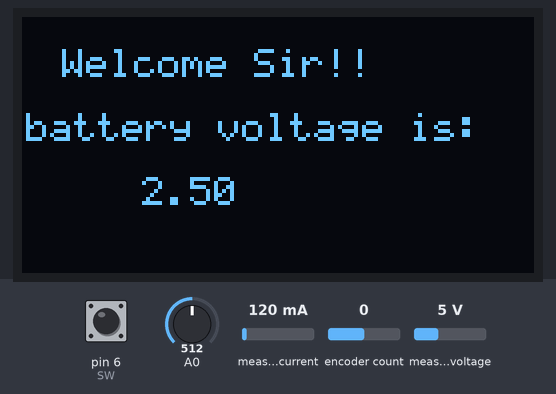
Recording of a sketch running on a simulated Arduino Uno, built with avr-gcc and run on an emulated ATmega328P. Shown: 128×64 one-colour display. The test bench sets the inputs (shaded band); at power-on: pin 6 (SW) HIGH, measured current 120 mA, measured voltage 5 V, A0 = 512, encoder count 0. Storage starts empty.

Above: at 0.8 s.
0.9 s: pin 6 (SW) pulled LOW for 3.2 s
At 4.1 s:
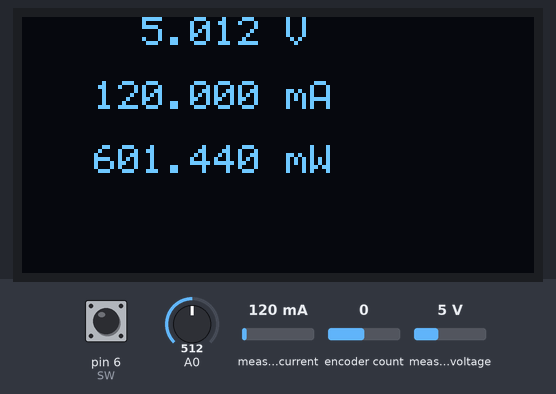
6.7 s: measured current set to 40 mA
At 7.7 s:
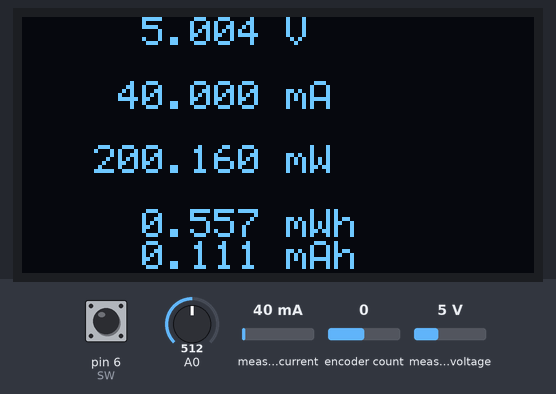
8.8 s: measured voltage set to 0.3 V
At 10.1 s:
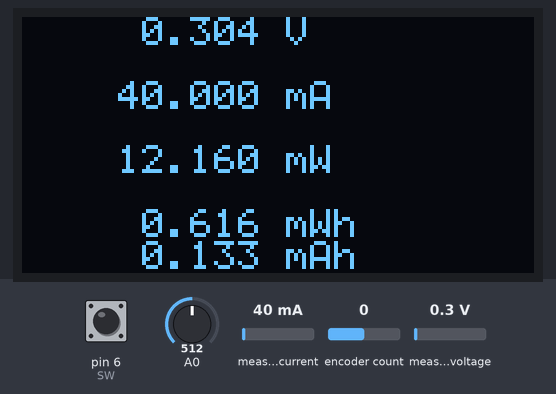
10.8 s: measured current set to 500 mA
At 12.1 s:
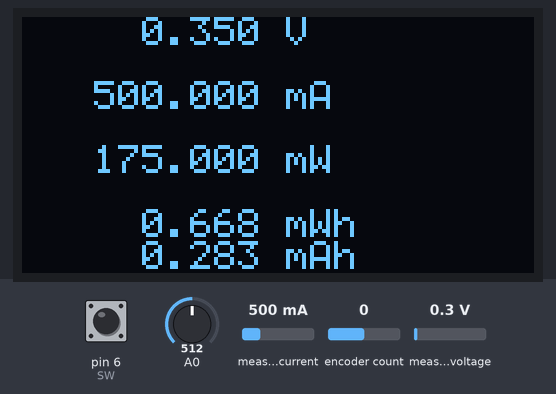
12.8 s: measured voltage set to 3.8 V
At 13.6 s:
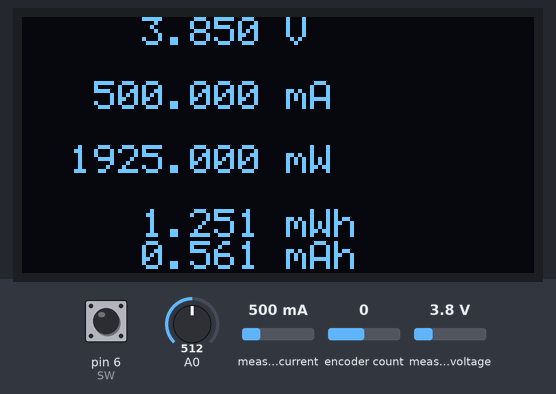
Timing chart, 0 to 15.7 s (numbered marks = the images above; inputs shaded):
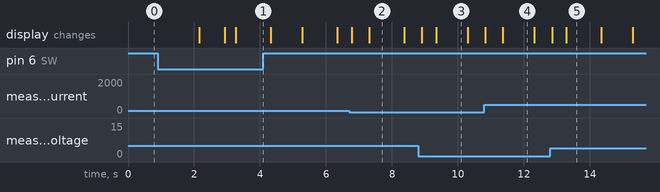

Measured:
- after the input at 0.9 s, the display: first changes after 1.3 s (image 1 shows a later state)
- what the display in image 2 shows lasts 1.1 s, from 7.3 s to 8.4 s
- what the display in image 3 shows lasts 1.0 s, from 9.3 s to 10.3 s

The sketch:

power_logger_with_mah.ino
```cpp
#include <Adafruit_INA219.h>
#include <SSD1306AsciiAvrI2c.h>
#include <LowPower.h>
#include <SdFat.h>
#include <Encoder.h>


//declare SSD1306 OLED display variables
#define OLED_RESET 4
SSD1306AsciiAvrI2c display;


//declare INA219 variables
Adafruit_INA219 ina219;
float current_mA = 0.0, oldcurr = 0.0;
float loadvoltage = 0.0, oldvolt = 0.0;
float power_mW = 0.0, oldpow = 0.0;
float energy_mWh = 0.0, oldegy = 0.0;
float capacity_mAh = 0.0, oldcap = 0.0;
unsigned long elapsed = 0;
bool normal_mode = false;
String battery_mode = "";
bool store_to_sd = true;
float battery_min = 2.71;
float battery_max = 4.20;
bool stop = false;


//declare microSD variables
#define CHIPSELECT 10
#define ENABLE_DEDICATED_SPI 1
#define SD_CONFIG SdSpiConfig(SD_CS_PIN, DEDICATED_SPI, SPI_CLOCK)
#define SPI_DRIVER_SELECT 0
SdFat32 sd;
File32 measurFile;

//some rotary encoder
#define CLK 2
#define DT 9
#define SW 6
unsigned long lastButtonPress = 0;
int previousValue = 0;
unsigned long debounceDelay = 150;  // Adjust this value as needed (in milliseconds)
unsigned long lastDebounceTime = 0;

// Time interval in milliseconds
const unsigned long interval1Hz = 1000;  // 1 second
const unsigned long interval10Hz = 100;  // 1/4 second (4 Hz)

// Variables to store the last time an event occurred
unsigned long lastEventTime1Hz = 0;
unsigned long lastEventTime10Hz = 0;
Encoder myEncoder(CLK, DT);

void wakeUp() {
  // Just a handler for the pin interrupt.
}

void setup() {
  bool start = false;
  // Serial.begin(9600);
  //setup pins
  pinMode(CLK, INPUT);
  pinMode(DT, INPUT);
  pinMode(SW, INPUT_PULLUP);
  //setup the INA219
  ina219.begin();

  //get battery voltage
  //averaging the analog readings
  float level;
  for (int i = 0; i < 100; i++) {
    level += analogRead(A0);
  }
  level = level / 100;
  // multiplying the value with voltage resolution of the Arduino board
  float real_voltage = level * 0.004882814;

  //setup the display
  display.begin(&Adafruit128x64, 0x3C, OLED_RESET);
  display.setFont(System5x7);
  display.set1X();
  display.setCursor(10, 1);
  display.println("Welcome Sir!!");
  display.setCursor(1, 3);
  display.println("battery voltage is:");
  display.setCursor(30, 5);
  display.println(real_voltage);
  delay(2000);
  display.clear();

  // disable adc
  ADCSRA = 0;
  ACSR = 0x80;

  //select the mode now
  int size = 4;
  char* mod_options[size] = { "Normal", "Discharge lipo", "Charge lipo", "Charge Module"};
  //select a mode
  int choice = handleEncoderInput("Choose a Mode:", mod_options, size);
  if (choice == 3) {
    //sleep the arduino
    display.clear();
    display.println("Logger is charging");
    // Allow wake up pin to trigger interrupt on low.
    attachInterrupt(0, wakeUp, LOW);

    // Enter power down state with ADC and BOD module disabled.
    // Wake up when wake up pin is low.
    LowPower.powerDown(SLEEP_FOREVER, ADC_OFF, BOD_OFF);
    detachInterrupt(0);

  } else if (choice == 0) {
    normal_mode = true;
  } else {
    battery_mode = mod_options[choice];
  }
  // Serial.print("mode:");
  // Serial.println(battery_mode);
  delay(300);
  size = 2;
  char* rec_options[size] = { "Record data", "Do not record" };
  if (handleEncoderInput("Choose a Mode:", rec_options, size)) {
    store_to_sd = false;
  } else {
    store_to_sd = true;
  }

  // Serial.print("record:");
  // Serial.println(store_to_sd);

  if (store_to_sd) {
    //setup the SDcard reader
    sd.begin(CHIPSELECT);
    measurFile.open("MEAS.csv", O_WRITE | O_CREAT | O_TRUNC);
    measurFile.print("Time,Voltage,Current\n");
    measurFile.sync();
  }
  delay(300);
  //set the callibration
  size = 3;
  char* callib_options[size] = { "32V 2A", "32V 1A", "16V 400mA" };
  choice = handleEncoderInput("Callibration:", callib_options, size);
  if (choice == 0) {
    ina219.setCalibration_32V_2A();
  } else if (choice == 1) {
    ina219.setCalibration_32V_1A();
  } else if (choice == 2) {
    ina219.setCalibration_16V_400mA();
  }

  //wait until user starts the activity
  display.println("Press to Start:");
  delay(300);
  while (!start) {
    int btnState = digitalRead(SW);
    if (btnState == LOW) {
      if (millis() - lastButtonPress > 100) {
        // Serial.println("Button pressed!");
        start = true;
        display.clear();
      }
      lastButtonPress = millis();
    }
  }
}

void loop() {
  // Check if the 1 Hz interval has passed
  if (millis() - lastEventTime1Hz >= interval1Hz && !stop) {
    // Do something for 1 Hz
    //calculate elapsed time
    elapsed = millis() - lastEventTime1Hz;
    //calculate power
    energy_mWh += power_mW * (elapsed / 3600000.0);
    //calculate mAh
    capacity_mAh += current_mA * (elapsed / 3600000.0);
    if (store_to_sd) {
      writeFile();
    }

    // Update the last event time for 1 Hz
    lastEventTime1Hz = millis();
  }

  // Check if the 10 Hz interval has passed
  if (millis() - lastEventTime10Hz >= interval10Hz && !stop) {
    // Do something for 10 Hz
    ina219values();
    //update the voltage line on the SSD1306 display
    if (loadvoltage != oldvolt) {
      displayline(loadvoltage, 0, " V");
      oldvolt = loadvoltage;
    }

    //update the current line on the SSD1306 display
    if (current_mA != oldcurr) {
      displayline(current_mA, 2, " mA");
      oldcurr = current_mA;
    }

    //update the power line on the SSD1306 display
    if (power_mW != oldpow) {
      displayline(power_mW, 4, " mW");
      oldpow = power_mW;
    }

    //update the energy line on the SSD1306 display
    if (energy_mWh != oldegy) {
      displayline(energy_mWh, 6, " mWh");
      oldegy = energy_mWh;
    }
    //update the capcity line on the SSD1306 display
    if (capacity_mAh != oldcap) {
      displayline(capacity_mAh, 7, " mAh");
      oldcap = capacity_mAh;
    }

    // Update the last event time for 10 Hz
    lastEventTime10Hz = millis();
  }
  //check if we are in battery mode in order to stop the process
  if (battery_mode == "Discharge lipo" && loadvoltage < battery_min) {
    stop = true;
  }
  if (battery_mode == "Charge lipo" && loadvoltage > battery_max) {
    stop = true;
  }
}
void ina219values() {
  float shuntvoltage = 0.0;
  float busvoltage = 0.0;

  //turn the INA219 on
  ina219.powerSave(false);

  //get the shunt voltage, bus voltage, current and power consumed from the INA219
  shuntvoltage = ina219.getShuntVoltage_mV();
  busvoltage = ina219.getBusVoltage_V();
  current_mA = ina219.getCurrent_mA();

  //turn the INA219 off
  ina219.powerSave(true);

  //compute the load voltage
  loadvoltage = busvoltage + (shuntvoltage / 1000.0);

  //compute the power consumed
  power_mW = loadvoltage * current_mA;
}
void writeFile() {
  char buf[32], voltbuf[16] = { 0 }, curbuf[16] = { 0 };

  //prepare buffers with the voltage and current values in strings
  dtostrf(loadvoltage, 10, 3, voltbuf);
  dtostrf(current_mA, 10, 3, curbuf);

  //format a csv line : time,voltage,current\n
  sprintf(buf, "%ld,%s,%s\n", millis(), voltbuf, curbuf);

  //write the line in the file
  measurFile.write(buf);
  measurFile.sync();
}
void displayline(const float measurment, const uint8_t line_num, const char line_end[]) {
  char floatbuf[16] = { 0 };

  //format the line ([-]xxxxx.xxx [unit])
  dtostrf(measurment, 10, 3, floatbuf);
  strcat(floatbuf, line_end);

  //place the cursor and write the line
  display.setCursor(0, line_num);
  display.print(floatbuf);
}

// Function to handle rotary encoder input and update the selected index
int handleEncoderInput(const char* title, const char* options[], int numOptions) {
  bool select_needed = true;
  //clear the display
  display.clear();
  int position = 0;
  int selectedItem = 0;
  int cursor_position = 0;
  unsigned long lastButtonPress = 0;
  String highlighted = "=> ";

  while (select_needed) {
    display.setCursor(20, 0);
    display.println(title);
    for (int i = 0; i < numOptions; i++) {
      cursor_position = i + 1;  //plus one because content start at row 1 after the title
      if (position == i) {
        display.setCursor(0, cursor_position);
        display.println(highlighted + options[i]);
      } else {
        display.setCursor(20, cursor_position);
        display.println(options[i]);
      }
    }
    int currentValue = myEncoder.read();
    if (currentValue != previousValue) {
      // Check if enough time has passed since the last step
      if (millis() - lastDebounceTime >= debounceDelay) {
        //Serial.println(position);
        if (currentValue < previousValue) {
          if (position < numOptions - 1) {
            position++;
          }
        } else {
          if (position > 0) {
            position--;
          }
        }
        display.clear();

        //Serial.print("Selected option: ");
        //Serial.println(options[position]);
        // Update the last debounce time
        lastDebounceTime = millis();
      }
    }
    int btnState = digitalRead(SW);
    if (btnState == LOW) {
      if (millis() - lastButtonPress > 50) {
        // Serial.println("Button pressed!");
        select_needed = false;
        display.clear();
      }
      lastButtonPress = millis();
    }

    previousValue = currentValue;
  }
  return position;
}
```
